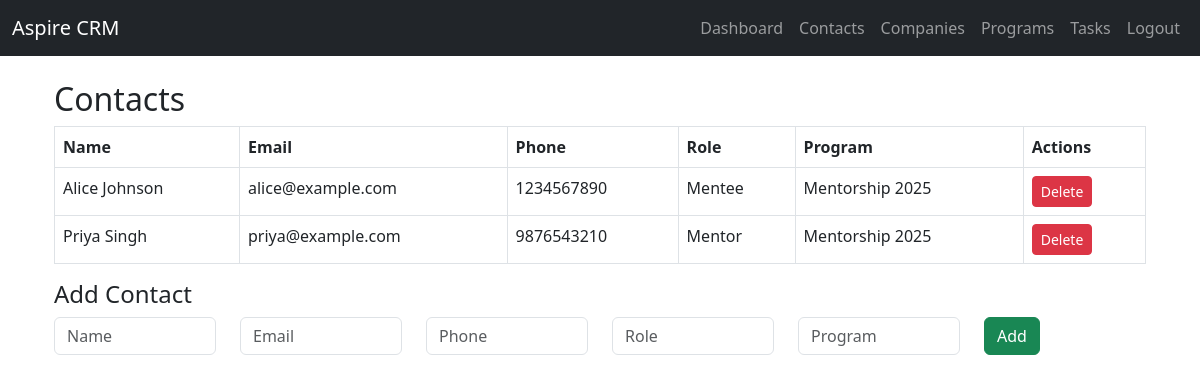
The app's page /contacts (signed in) with its own data.
### app.py (models this page shows)
class Contact(db.Model):
    id = db.Column(db.Integer, primary_key=True)
    name = db.Column(db.String(100))
    email = db.Column(db.String(100))
    phone = db.Column(db.String(20))
    role = db.Column(db.String(50))
    program = db.Column(db.String(100))

### app.py (the view)
@app.route('/contacts')
def contacts():
    if 'user' not in session:
        return redirect(url_for('login'))
    all_contacts = Contact.query.all()
    return render_template('contacts.html', contacts=all_contacts)

### templates/contacts.html
{% extends 'base.html' %}
{% block content %}
<div class="container mt-4">
  <h2>Contacts</h2>
  <table class="table table-bordered">
    <thead>
      <tr>
        <th>Name</th>
        <th>Email</th>
        <th>Phone</th>
        <th>Role</th>
        <th>Program</th>
        <th>Actions</th>
      </tr>
    </thead>
    <tbody>
      {% for c in contacts %}
      <tr>
        <td>{{ c.name }}</td>
        <td>{{ c.email }}</td>
        <td>{{ c.phone }}</td>
        <td>{{ c.role }}</td>
        <td>{{ c.program }}</td>
        <td>
          <form method="POST" action="{{ url_for('delete_contact', id=c.id) }}"
                style="display:inline;"
                onsubmit="return confirm('Are you sure you want to delete this contact?');">
            <button type="submit" class="btn btn-danger btn-sm">Delete</button>
          </form>
        </td>
      </tr>
      {% endfor %}
    </tbody>
  </table>
  <h4>Add Contact</h4>
  <form method="POST" action="{{ url_for('add_contact') }}">
    <div class="row">
      <div class="col">
        <input class="form-control" name="name" placeholder="Name" required>
      </div>
      <div class="col">
        <input class="form-control" name="email" placeholder="Email" required>
      </div>
      <div class="col">
        <input class="form-control" name="phone" placeholder="Phone" required>
      </div>
      <div class="col">
        <input class="form-control" name="role" placeholder="Role">
      </div>
      <div class="col">
        <input class="form-control" name="program" placeholder="Program">
      </div>
      <div class="col">
        <button class="btn btn-success" type="submit">Add</button>
      </div>
    </div>
  </form>
</div>
{% endblock %}

### records on screen
Contact: name "Alice Johnson", email "alice@example.com", phone "1234567890", role "Mentee", program "Mentorship 2025"
Contact: name "Priya Singh", email "priya@example.com", phone "9876543210", role "Mentor", program "Mentorship 2025"
